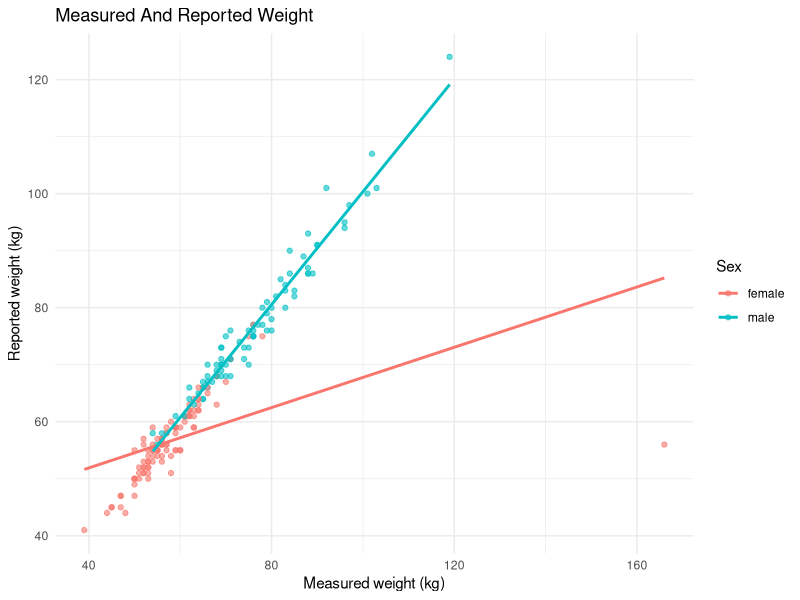

This figure's R source:
## ---- chunk 1
#| include: false
knitr::opts_knit$set(root.dir = normalizePath("../../../.."))
library(dplyr)
library(ggplot2)
## ---- chunk 2
davis <- readr::read_csv("data/real/davis_height_weight.csv")

weight_data <- davis |>
  filter(!is.na(weight_kg), !is.na(reported_weight_kg), !is.na(sex))

ggplot(weight_data, aes(x = weight_kg, y = reported_weight_kg, color = sex)) +
  geom_point(alpha = 0.6) +
  geom_smooth(method = "lm", se = FALSE) +
  labs(
    title = "Measured And Reported Weight",
    x = "Measured weight (kg)",
    y = "Reported weight (kg)",
    color = "Sex"
  ) +
  theme_minimal()
